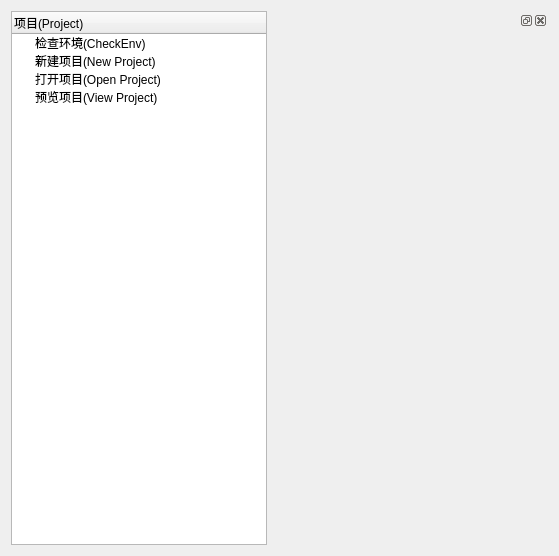
<?xml version="1.0" encoding="UTF-8"?>
<ui version="4.0">
 <class>QDAProjectDialog</class>
 <widget class="QDialog" name="QDAProjectDialog">
  <property name="geometry">
   <rect>
    <x>0</x>
    <y>0</y>
    <width>559</width>
    <height>556</height>
   </rect>
  </property>
  <property name="windowTitle">
   <string>Dialog</string>
  </property>
  <layout class="QGridLayout" name="gridLayout">
   <item row="0" column="0">
    <layout class="QHBoxLayout" name="horizontalLayout">
     <item>
      <widget class="QTreeWidget" name="optionsTreeWidget">
       <property name="sizePolicy">
        <sizepolicy hsizetype="Preferred" vsizetype="Expanding">
         <horstretch>0</horstretch>
         <verstretch>0</verstretch>
        </sizepolicy>
       </property>
       <column>
        <property name="text">
         <string>项目(Project)</string>
        </property>
       </column>
       <item>
        <property name="text">
         <string>检查环境(CheckEnv)</string>
        </property>
       </item>
       <item>
        <property name="text">
         <string>新建项目(New Project)</string>
        </property>
       </item>
       <item>
        <property name="text">
         <string>打开项目(Open Project)</string>
        </property>
       </item>
       <item>
        <property name="text">
         <string>预览项目(View Project)</string>
        </property>
       </item>
      </widget>
     </item>
     <item>
      <widget class="QDockWidget" name="dockWidget">
       <widget class="QWidget" name="contextWidget"/>
      </widget>
     </item>
    </layout>
   </item>
  </layout>
 </widget>
 <resources/>
 <connections/>
</ui>
